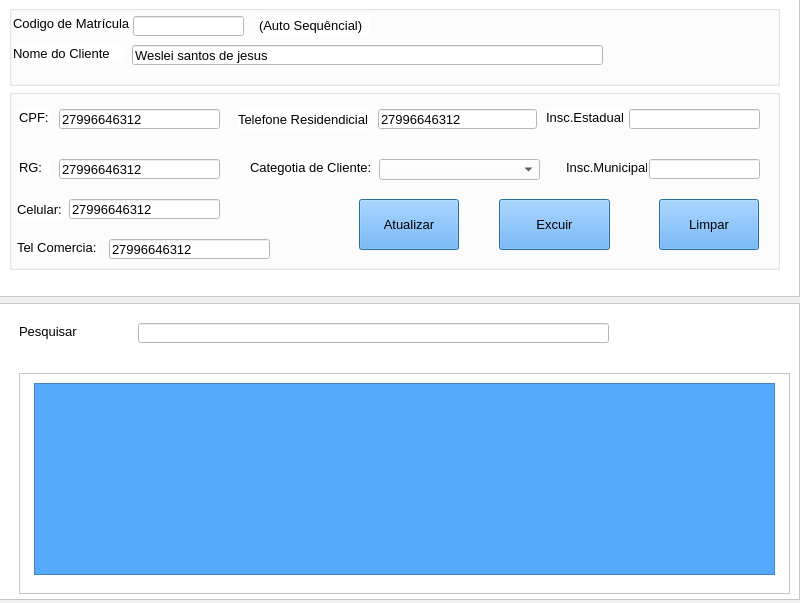
<?xml version="1.0" encoding="UTF-8"?>
<ui version="4.0">
 <class>MainWindow</class>
 <widget class="QMainWindow" name="MainWindow">
  <property name="geometry">
   <rect>
    <x>0</x>
    <y>0</y>
    <width>800</width>
    <height>603</height>
   </rect>
  </property>
  <property name="windowTitle">
   <string>MainWindow</string>
  </property>
  <widget class="QWidget" name="centralwidget">
   <widget class="QWidget" name="gridLayoutWidget">
    <property name="geometry">
     <rect>
      <x>-1</x>
      <y>-1</y>
      <width>801</width>
      <height>601</height>
     </rect>
    </property>
    <layout class="QGridLayout" name="gridLayout">
     <item row="1" column="0">
      <widget class="QFrame" name="frame_5">
       <property name="styleSheet">
        <string notr="true">background-color: rgb(255, 255, 255);</string>
       </property>
       <property name="frameShape">
        <enum>QFrame::StyledPanel</enum>
       </property>
       <property name="frameShadow">
        <enum>QFrame::Raised</enum>
       </property>
       <widget class="QFrame" name="frame">
        <property name="geometry">
         <rect>
          <x>20</x>
          <y>70</y>
          <width>771</width>
          <height>221</height>
         </rect>
        </property>
        <property name="frameShape">
         <enum>QFrame::StyledPanel</enum>
        </property>
        <property name="frameShadow">
         <enum>QFrame::Raised</enum>
        </property>
        <widget class="QTableView" name="tableView">
         <property name="geometry">
          <rect>
           <x>15</x>
           <y>10</y>
           <width>741</width>
           <height>192</height>
          </rect>
         </property>
         <property name="styleSheet">
          <string notr="true">background-color: rgb(85, 170, 255);</string>
         </property>
         <property name="gridStyle">
          <enum>Qt::SolidLine</enum>
         </property>
        </widget>
       </widget>
       <widget class="QLineEdit" name="lineEdit">
        <property name="geometry">
         <rect>
          <x>139</x>
          <y>20</y>
          <width>471</width>
          <height>20</height>
         </rect>
        </property>
        <property name="font">
         <font>
          <family>Arial</family>
          <pointsize>10</pointsize>
         </font>
        </property>
        <property name="styleSheet">
         <string notr="true">background-color: rgb(255, 255, 255);</string>
        </property>
        <property name="text">
         <string/>
        </property>
       </widget>
       <widget class="QLabel" name="label_16">
        <property name="geometry">
         <rect>
          <x>20</x>
          <y>20</y>
          <width>111</width>
          <height>16</height>
         </rect>
        </property>
        <property name="font">
         <font>
          <family>Arial</family>
          <pointsize>10</pointsize>
         </font>
        </property>
        <property name="text">
         <string>Pesquisar</string>
        </property>
       </widget>
      </widget>
     </item>
     <item row="0" column="0">
      <widget class="QFrame" name="frame_3">
       <property name="styleSheet">
        <string notr="true">background-color: rgb(255, 255, 255);</string>
       </property>
       <property name="frameShape">
        <enum>QFrame::StyledPanel</enum>
       </property>
       <property name="frameShadow">
        <enum>QFrame::Raised</enum>
       </property>
       <widget class="QGroupBox" name="groupBox_30">
        <property name="geometry">
         <rect>
          <x>10</x>
          <y>6</y>
          <width>771</width>
          <height>81</height>
         </rect>
        </property>
        <property name="title">
         <string/>
        </property>
        <widget class="QLabel" name="label_2">
         <property name="geometry">
          <rect>
           <x>4</x>
           <y>10</y>
           <width>121</width>
           <height>16</height>
          </rect>
         </property>
         <property name="font">
          <font>
           <family>Arial</family>
           <pointsize>10</pointsize>
          </font>
         </property>
         <property name="text">
          <string>Codigo de Matrícula</string>
         </property>
        </widget>
        <widget class="QLabel" name="label_15">
         <property name="geometry">
          <rect>
           <x>4</x>
           <y>40</y>
           <width>111</width>
           <height>16</height>
          </rect>
         </property>
         <property name="font">
          <font>
           <family>Arial</family>
           <pointsize>10</pointsize>
          </font>
         </property>
         <property name="text">
          <string>Nome do Cliente</string>
         </property>
        </widget>
        <widget class="QLineEdit" name="codMatricula_2">
         <property name="enabled">
          <bool>false</bool>
         </property>
         <property name="geometry">
          <rect>
           <x>124</x>
           <y>11</y>
           <width>111</width>
           <height>20</height>
          </rect>
         </property>
         <property name="toolTip">
          <string>Auto Sequêncial</string>
         </property>
         <property name="styleSheet">
          <string notr="true">background-color: rgb(255, 255, 255);</string>
         </property>
        </widget>
        <widget class="QLineEdit" name="nomeCliente_2">
         <property name="geometry">
          <rect>
           <x>123</x>
           <y>40</y>
           <width>471</width>
           <height>20</height>
          </rect>
         </property>
         <property name="font">
          <font>
           <family>Arial</family>
           <pointsize>10</pointsize>
          </font>
         </property>
         <property name="styleSheet">
          <string notr="true">background-color: rgb(255, 255, 255);</string>
         </property>
         <property name="text">
          <string>Weslei santos de jesus</string>
         </property>
        </widget>
        <widget class="QLabel" name="label_38">
         <property name="geometry">
          <rect>
           <x>250</x>
           <y>10</y>
           <width>111</width>
           <height>20</height>
          </rect>
         </property>
         <property name="font">
          <font>
           <family>Arial</family>
           <pointsize>10</pointsize>
          </font>
         </property>
         <property name="styleSheet">
          <string notr="true">color: rgb(0, 0, 0);</string>
         </property>
         <property name="text">
          <string>(Auto Sequêncial)</string>
         </property>
        </widget>
       </widget>
       <widget class="QGroupBox" name="groupBox_33">
        <property name="geometry">
         <rect>
          <x>10</x>
          <y>90</y>
          <width>771</width>
          <height>181</height>
         </rect>
        </property>
        <property name="title">
         <string/>
        </property>
        <widget class="QLineEdit" name="inscrCliente_2">
         <property name="enabled">
          <bool>false</bool>
         </property>
         <property name="geometry">
          <rect>
           <x>620</x>
           <y>20</y>
           <width>131</width>
           <height>20</height>
          </rect>
         </property>
         <property name="font">
          <font>
           <family>Arial</family>
           <pointsize>10</pointsize>
          </font>
         </property>
         <property name="styleSheet">
          <string notr="true">background-color: rgb(255, 255, 255);</string>
         </property>
        </widget>
        <widget class="QLineEdit" name="incriMunoci_2">
         <property name="enabled">
          <bool>false</bool>
         </property>
         <property name="geometry">
          <rect>
           <x>640</x>
           <y>70</y>
           <width>111</width>
           <height>20</height>
          </rect>
         </property>
         <property name="font">
          <font>
           <family>Arial</family>
           <pointsize>10</pointsize>
          </font>
         </property>
         <property name="styleSheet">
          <string notr="true">background-color: rgb(255, 255, 255);</string>
         </property>
        </widget>
        <widget class="QLabel" name="label_54">
         <property name="geometry">
          <rect>
           <x>537</x>
           <y>20</y>
           <width>81</width>
           <height>16</height>
          </rect>
         </property>
         <property name="font">
          <font>
           <family>Arial</family>
           <pointsize>10</pointsize>
          </font>
         </property>
         <property name="text">
          <string>Insc.Estadual</string>
         </property>
        </widget>
        <widget class="QLabel" name="label_55">
         <property name="geometry">
          <rect>
           <x>557</x>
           <y>70</y>
           <width>81</width>
           <height>16</height>
          </rect>
         </property>
         <property name="font">
          <font>
           <family>Arial</family>
           <pointsize>10</pointsize>
          </font>
         </property>
         <property name="text">
          <string>Insc.Municipal</string>
         </property>
        </widget>
        <widget class="QLabel" name="label_56">
         <property name="geometry">
          <rect>
           <x>10</x>
           <y>70</y>
           <width>31</width>
           <height>16</height>
          </rect>
         </property>
         <property name="font">
          <font>
           <family>Arial</family>
           <pointsize>10</pointsize>
          </font>
         </property>
         <property name="text">
          <string>RG:</string>
         </property>
        </widget>
        <widget class="QPushButton" name="limparcampos">
         <property name="geometry">
          <rect>
           <x>650</x>
           <y>110</y>
           <width>100</width>
           <height>51</height>
          </rect>
         </property>
         <property name="font">
          <font>
           <pointsize>10</pointsize>
           <weight>50</weight>
           <bold>false</bold>
          </font>
         </property>
         <property name="cursor">
          <cursorShape>PointingHandCursor</cursorShape>
         </property>
         <property name="focusPolicy">
          <enum>Qt::NoFocus</enum>
         </property>
         <property name="toolTip">
          <string>Limpar Formulario</string>
         </property>
         <property name="styleSheet">
          <string notr="true">background-color: rgb(85, 170, 255);</string>
         </property>
         <property name="text">
          <string>Limpar</string>
         </property>
         <property name="icon">
          <iconset>
           <normaloff>../Imagens/Atualizar.png</normaloff>../Imagens/Atualizar.png</iconset>
         </property>
         <property name="iconSize">
          <size>
           <width>81</width>
           <height>31</height>
          </size>
         </property>
         <property name="autoDefault">
          <bool>true</bool>
         </property>
         <property name="default">
          <bool>true</bool>
         </property>
         <property name="flat">
          <bool>false</bool>
         </property>
        </widget>
        <widget class="QLineEdit" name="cpfCliente_2">
         <property name="geometry">
          <rect>
           <x>50</x>
           <y>20</y>
           <width>161</width>
           <height>20</height>
          </rect>
         </property>
         <property name="font">
          <font>
           <family>Arial</family>
           <pointsize>10</pointsize>
          </font>
         </property>
         <property name="styleSheet">
          <string notr="true">background-color: rgb(255, 255, 255);</string>
         </property>
         <property name="text">
          <string>27996646312</string>
         </property>
        </widget>
        <widget class="QPushButton" name="deletarregistro">
         <property name="geometry">
          <rect>
           <x>490</x>
           <y>110</y>
           <width>111</width>
           <height>51</height>
          </rect>
         </property>
         <property name="font">
          <font>
           <pointsize>10</pointsize>
           <weight>50</weight>
           <bold>false</bold>
          </font>
         </property>
         <property name="cursor">
          <cursorShape>PointingHandCursor</cursorShape>
         </property>
         <property name="focusPolicy">
          <enum>Qt::WheelFocus</enum>
         </property>
         <property name="toolTip">
          <string>Salvar novo Cliente</string>
         </property>
         <property name="styleSheet">
          <string notr="true">background-color: rgb(85, 170, 255);</string>
         </property>
         <property name="text">
          <string>Excuir</string>
         </property>
         <property name="icon">
          <iconset>
           <normaloff>../Imagens/erros.png</normaloff>../Imagens/erros.png</iconset>
         </property>
         <property name="iconSize">
          <size>
           <width>81</width>
           <height>31</height>
          </size>
         </property>
         <property name="autoDefault">
          <bool>true</bool>
         </property>
         <property name="default">
          <bool>true</bool>
         </property>
         <property name="flat">
          <bool>false</bool>
         </property>
        </widget>
        <widget class="QLabel" name="label_57">
         <property name="geometry">
          <rect>
           <x>10</x>
           <y>20</y>
           <width>31</width>
           <height>16</height>
          </rect>
         </property>
         <property name="font">
          <font>
           <family>Arial</family>
           <pointsize>10</pointsize>
          </font>
         </property>
         <property name="text">
          <string>CPF:</string>
         </property>
        </widget>
        <widget class="QLineEdit" name="rgCliente_2">
         <property name="geometry">
          <rect>
           <x>50</x>
           <y>70</y>
           <width>161</width>
           <height>20</height>
          </rect>
         </property>
         <property name="font">
          <font>
           <family>Arial</family>
           <pointsize>10</pointsize>
          </font>
         </property>
         <property name="styleSheet">
          <string notr="true">background-color: rgb(255, 255, 255);</string>
         </property>
         <property name="text">
          <string>27996646312</string>
         </property>
        </widget>
        <widget class="QPushButton" name="atualizarcliente">
         <property name="geometry">
          <rect>
           <x>350</x>
           <y>110</y>
           <width>100</width>
           <height>51</height>
          </rect>
         </property>
         <property name="font">
          <font>
           <pointsize>10</pointsize>
           <weight>50</weight>
           <bold>false</bold>
          </font>
         </property>
         <property name="cursor">
          <cursorShape>PointingHandCursor</cursorShape>
         </property>
         <property name="focusPolicy">
          <enum>Qt::WheelFocus</enum>
         </property>
         <property name="toolTip">
          <string>Salvar novo Cliente</string>
         </property>
         <property name="styleSheet">
          <string notr="true">background-color: rgb(85, 170, 255);</string>
         </property>
         <property name="text">
          <string>Atualizar</string>
         </property>
         <property name="icon">
          <iconset>
           <normaloff>../Imagens/cad_pessoas.ico</normaloff>../Imagens/cad_pessoas.ico</iconset>
         </property>
         <property name="iconSize">
          <size>
           <width>81</width>
           <height>31</height>
          </size>
         </property>
         <property name="autoDefault">
          <bool>true</bool>
         </property>
         <property name="default">
          <bool>true</bool>
         </property>
         <property name="flat">
          <bool>false</bool>
         </property>
        </widget>
        <widget class="QLineEdit" name="telResid_2">
         <property name="geometry">
          <rect>
           <x>369</x>
           <y>20</y>
           <width>159</width>
           <height>20</height>
          </rect>
         </property>
         <property name="font">
          <font>
           <family>Arial</family>
           <pointsize>10</pointsize>
          </font>
         </property>
         <property name="styleSheet">
          <string notr="true">background-color: rgb(255, 255, 255);</string>
         </property>
         <property name="text">
          <string>27996646312</string>
         </property>
        </widget>
        <widget class="QLabel" name="label_49">
         <property name="geometry">
          <rect>
           <x>241</x>
           <y>70</y>
           <width>121</width>
           <height>16</height>
          </rect>
         </property>
         <property name="font">
          <font>
           <family>Arial</family>
           <pointsize>10</pointsize>
          </font>
         </property>
         <property name="text">
          <string>Categotia de Cliente:</string>
         </property>
        </widget>
        <widget class="QComboBox" name="catCliente_2">
         <property name="geometry">
          <rect>
           <x>370</x>
           <y>70</y>
           <width>161</width>
           <height>21</height>
          </rect>
         </property>
         <property name="font">
          <font>
           <family>Arial</family>
          </font>
         </property>
         <property name="cursor">
          <cursorShape>PointingHandCursor</cursorShape>
         </property>
         <property name="styleSheet">
          <string notr="true">background-color: rgb(255, 255, 255);</string>
         </property>
        </widget>
        <widget class="QLineEdit" name="telCom_2">
         <property name="geometry">
          <rect>
           <x>100</x>
           <y>150</y>
           <width>161</width>
           <height>20</height>
          </rect>
         </property>
         <property name="font">
          <font>
           <family>Arial</family>
           <pointsize>10</pointsize>
          </font>
         </property>
         <property name="styleSheet">
          <string notr="true">background-color: rgb(255, 255, 255);</string>
         </property>
         <property name="text">
          <string>27996646312</string>
         </property>
        </widget>
        <widget class="QLabel" name="label_59">
         <property name="geometry">
          <rect>
           <x>229</x>
           <y>20</y>
           <width>131</width>
           <height>21</height>
          </rect>
         </property>
         <property name="font">
          <font>
           <family>Arial</family>
           <pointsize>10</pointsize>
          </font>
         </property>
         <property name="text">
          <string>Telefone Residendicial:</string>
         </property>
        </widget>
        <widget class="QLabel" name="label_60">
         <property name="geometry">
          <rect>
           <x>8</x>
           <y>150</y>
           <width>81</width>
           <height>16</height>
          </rect>
         </property>
         <property name="font">
          <font>
           <family>Arial</family>
           <pointsize>10</pointsize>
          </font>
         </property>
         <property name="text">
          <string>Tel Comercia:</string>
         </property>
        </widget>
        <widget class="QLineEdit" name="telCell_2">
         <property name="geometry">
          <rect>
           <x>60</x>
           <y>110</y>
           <width>151</width>
           <height>20</height>
          </rect>
         </property>
         <property name="font">
          <font>
           <family>Arial</family>
           <pointsize>10</pointsize>
          </font>
         </property>
         <property name="styleSheet">
          <string notr="true">background-color: rgb(255, 255, 255);</string>
         </property>
         <property name="text">
          <string>27996646312</string>
         </property>
        </widget>
        <widget class="QLabel" name="label_58">
         <property name="geometry">
          <rect>
           <x>8</x>
           <y>110</y>
           <width>51</width>
           <height>20</height>
          </rect>
         </property>
         <property name="font">
          <font>
           <family>Arial</family>
           <pointsize>10</pointsize>
          </font>
         </property>
         <property name="text">
          <string>Celular:</string>
         </property>
        </widget>
       </widget>
      </widget>
     </item>
    </layout>
   </widget>
  </widget>
 </widget>
 <resources/>
 <connections/>
</ui>
